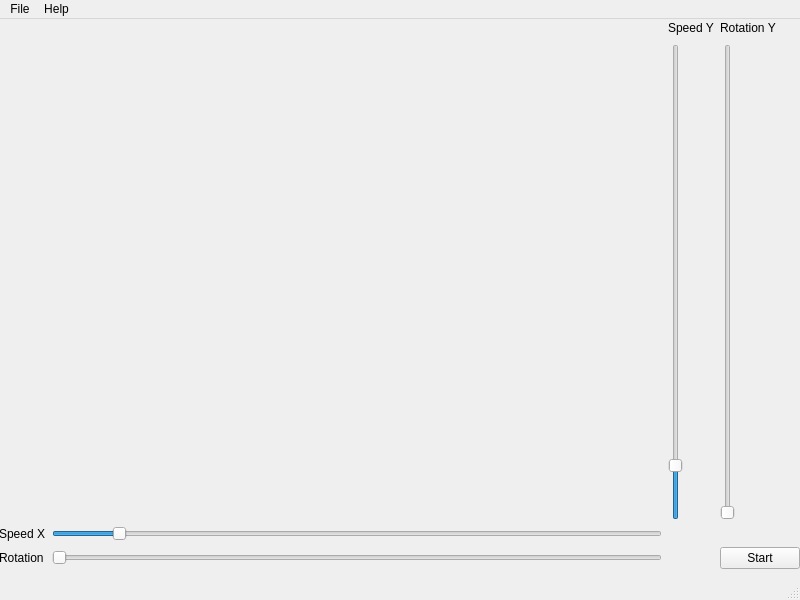
<?xml version="1.0" encoding="UTF-8"?>
<ui version="4.0">
 <class>MainWindow</class>
 <widget class="QMainWindow" name="MainWindow">
  <property name="geometry">
   <rect>
    <x>0</x>
    <y>0</y>
    <width>800</width>
    <height>600</height>
   </rect>
  </property>
  <property name="windowTitle">
   <string>MainWindow</string>
  </property>
  <widget class="QWidget" name="centralwidget">
   <widget class="QWidget" name="gridLayoutWidget">
    <property name="geometry">
     <rect>
      <x>-1</x>
      <y>-1</y>
      <width>801</width>
      <height>551</height>
     </rect>
    </property>
    <layout class="QGridLayout" name="gridLayout">
     <item row="4" column="2">
      <widget class="QSlider" name="horizontalSlider_2">
       <property name="maximum">
        <number>300</number>
       </property>
       <property name="singleStep">
        <number>1</number>
       </property>
       <property name="orientation">
        <enum>Qt::Horizontal</enum>
       </property>
      </widget>
     </item>
     <item row="2" column="4">
      <widget class="QSlider" name="verticalSlider_2">
       <property name="maximum">
        <number>300</number>
       </property>
       <property name="orientation">
        <enum>Qt::Vertical</enum>
       </property>
      </widget>
     </item>
     <item row="4" column="0">
      <widget class="QLabel" name="label_3">
       <property name="text">
        <string>Rotation</string>
       </property>
      </widget>
     </item>
     <item row="2" column="0">
      <spacer name="verticalSpacer">
       <property name="orientation">
        <enum>Qt::Vertical</enum>
       </property>
       <property name="sizeHint" stdset="0">
        <size>
         <width>20</width>
         <height>40</height>
        </size>
       </property>
      </spacer>
     </item>
     <item row="1" column="3">
      <widget class="QLabel" name="label_4">
       <property name="text">
        <string>Speed Y</string>
       </property>
      </widget>
     </item>
     <item row="3" column="2">
      <widget class="QSlider" name="horizontalSlider">
       <property name="minimum">
        <number>0</number>
       </property>
       <property name="value">
        <number>10</number>
       </property>
       <property name="orientation">
        <enum>Qt::Horizontal</enum>
       </property>
      </widget>
     </item>
     <item row="3" column="0">
      <widget class="QLabel" name="label_2">
       <property name="text">
        <string>Speed X</string>
       </property>
      </widget>
     </item>
     <item row="2" column="3">
      <widget class="QSlider" name="verticalSlider">
       <property name="value">
        <number>10</number>
       </property>
       <property name="orientation">
        <enum>Qt::Vertical</enum>
       </property>
      </widget>
     </item>
     <item row="4" column="4">
      <widget class="QPushButton" name="pushButtonStart">
       <property name="text">
        <string>Start</string>
       </property>
      </widget>
     </item>
     <item row="1" column="2">
      <spacer name="horizontalSpacer">
       <property name="orientation">
        <enum>Qt::Horizontal</enum>
       </property>
       <property name="sizeHint" stdset="0">
        <size>
         <width>40</width>
         <height>20</height>
        </size>
       </property>
      </spacer>
     </item>
     <item row="1" column="4">
      <widget class="QLabel" name="label_5">
       <property name="text">
        <string>Rotation Y</string>
       </property>
      </widget>
     </item>
    </layout>
   </widget>
  </widget>
  <widget class="QMenuBar" name="menubar">
   <property name="geometry">
    <rect>
     <x>0</x>
     <y>0</y>
     <width>800</width>
     <height>25</height>
    </rect>
   </property>
   <widget class="QMenu" name="menuFile">
    <property name="title">
     <string>File</string>
    </property>
    <addaction name="actionOpen"/>
    <addaction name="actionQuit"/>
   </widget>
   <widget class="QMenu" name="menuHelp">
    <property name="title">
     <string>Help</string>
    </property>
    <addaction name="actionAbout_I3C_Visualizer"/>
   </widget>
   <addaction name="menuFile"/>
   <addaction name="menuHelp"/>
  </widget>
  <widget class="QStatusBar" name="statusbar"/>
  <action name="actionOpen">
   <property name="text">
    <string>Open</string>
   </property>
   <property name="shortcut">
    <string>Ctrl+O</string>
   </property>
  </action>
  <action name="actionQuit">
   <property name="text">
    <string>Quit</string>
   </property>
   <property name="shortcut">
    <string>Ctrl+Q</string>
   </property>
  </action>
  <action name="actionAbout_I3C_Visualizer">
   <property name="text">
    <string>About I3C Visualizer</string>
   </property>
   <property name="shortcut">
    <string>Ctrl+H</string>
   </property>
  </action>
 </widget>
 <resources/>
 <connections/>
</ui>
